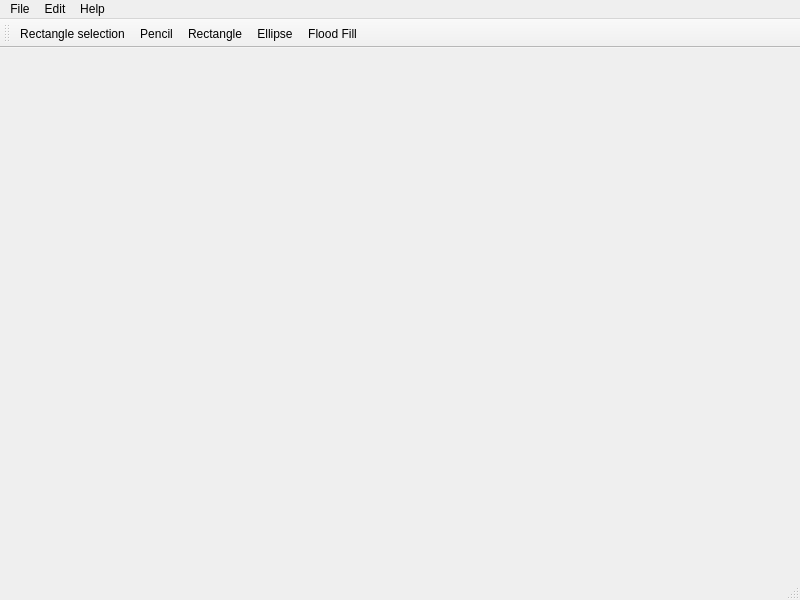
<?xml version="1.0" encoding="UTF-8"?>
<ui version="4.0">
 <class>MainWindow</class>
 <widget class="QMainWindow" name="MainWindow">
  <property name="geometry">
   <rect>
    <x>0</x>
    <y>0</y>
    <width>800</width>
    <height>600</height>
   </rect>
  </property>
  <property name="windowTitle">
   <string>SpriteEditor</string>
  </property>
  <widget class="QWidget" name="centralwidget">
   <widget class="QWidget" name="verticalLayoutWidget">
    <property name="geometry">
     <rect>
      <x>2</x>
      <y>120</y>
      <width>791</width>
      <height>311</height>
     </rect>
    </property>
    <layout class="QVBoxLayout" name="verticalLayout0">
     <property name="spacing">
      <number>1</number>
     </property>
     <property name="sizeConstraint">
      <enum>QLayout::SizeConstraint::SetMaximumSize</enum>
     </property>
     <property name="leftMargin">
      <number>1</number>
     </property>
     <property name="topMargin">
      <number>1</number>
     </property>
     <property name="rightMargin">
      <number>1</number>
     </property>
     <property name="bottomMargin">
      <number>1</number>
     </property>
     <item>
      <layout class="QHBoxLayout" name="horizontalLayout0"/>
     </item>
    </layout>
   </widget>
  </widget>
  <widget class="QMenuBar" name="menubar">
   <property name="geometry">
    <rect>
     <x>0</x>
     <y>0</y>
     <width>800</width>
     <height>21</height>
    </rect>
   </property>
   <widget class="QMenu" name="menuFile">
    <property name="title">
     <string>File</string>
    </property>
    <addaction name="actionNew"/>
    <addaction name="separator"/>
    <addaction name="actionOpen"/>
    <addaction name="actionSave"/>
    <addaction name="actionSave_As"/>
    <addaction name="separator"/>
    <addaction name="actionQuit"/>
   </widget>
   <widget class="QMenu" name="menuEdit">
    <property name="title">
     <string>Edit</string>
    </property>
    <addaction name="actionUndo"/>
    <addaction name="separator"/>
    <addaction name="actionCut"/>
    <addaction name="separator"/>
    <addaction name="actionCopy"/>
    <addaction name="actionPaste"/>
   </widget>
   <widget class="QMenu" name="menuHelp">
    <property name="title">
     <string>Help</string>
    </property>
    <addaction name="actionAbout_SpriteEditor"/>
   </widget>
   <addaction name="menuFile"/>
   <addaction name="menuEdit"/>
   <addaction name="menuHelp"/>
  </widget>
  <widget class="QStatusBar" name="statusbar"/>
  <widget class="QToolBar" name="toolBar">
   <property name="windowTitle">
    <string>toolBar</string>
   </property>
   <attribute name="toolBarArea">
    <enum>TopToolBarArea</enum>
   </attribute>
   <attribute name="toolBarBreak">
    <bool>false</bool>
   </attribute>
   <addaction name="actionSelection_rect"/>
   <addaction name="actionPencil"/>
   <addaction name="actionRectangle"/>
   <addaction name="actionEllipse"/>
   <addaction name="actionFill"/>
  </widget>
  <action name="actionNew">
   <property name="text">
    <string>New</string>
   </property>
  </action>
  <action name="actionOpen">
   <property name="text">
    <string>Open</string>
   </property>
  </action>
  <action name="actionSave">
   <property name="text">
    <string>Save</string>
   </property>
  </action>
  <action name="actionSave_As">
   <property name="text">
    <string>Save As</string>
   </property>
  </action>
  <action name="actionQuit">
   <property name="text">
    <string>Quit</string>
   </property>
  </action>
  <action name="actionPencil">
   <property name="checkable">
    <bool>true</bool>
   </property>
   <property name="icon">
    <iconset resource="spriteeditor.qrc">
     <normaloff>:/icons/layer-shape-polyline.png</normaloff>:/icons/layer-shape-polyline.png</iconset>
   </property>
   <property name="text">
    <string>Pencil</string>
   </property>
   <property name="toolTip">
    <string>Pencil</string>
   </property>
   <property name="menuRole">
    <enum>QAction::MenuRole::NoRole</enum>
   </property>
  </action>
  <action name="actionRectangle">
   <property name="checkable">
    <bool>true</bool>
   </property>
   <property name="icon">
    <iconset resource="spriteeditor.qrc">
     <normaloff>:/icons/layer-shape.png</normaloff>:/icons/layer-shape.png</iconset>
   </property>
   <property name="text">
    <string>Rectangle</string>
   </property>
   <property name="menuRole">
    <enum>QAction::MenuRole::NoRole</enum>
   </property>
  </action>
  <action name="actionEllipse">
   <property name="checkable">
    <bool>true</bool>
   </property>
   <property name="icon">
    <iconset resource="spriteeditor.qrc">
     <normaloff>:/icons/layer-shape-ellipse.png</normaloff>:/icons/layer-shape-ellipse.png</iconset>
   </property>
   <property name="text">
    <string>Ellipse</string>
   </property>
   <property name="menuRole">
    <enum>QAction::MenuRole::NoRole</enum>
   </property>
  </action>
  <action name="actionUndo">
   <property name="text">
    <string>Undo</string>
   </property>
  </action>
  <action name="actionCut">
   <property name="text">
    <string>Cut</string>
   </property>
  </action>
  <action name="actionCopy">
   <property name="text">
    <string>Copy</string>
   </property>
  </action>
  <action name="actionPaste">
   <property name="text">
    <string>Paste</string>
   </property>
  </action>
  <action name="actionAbout_SpriteEditor">
   <property name="text">
    <string>About SpriteEditor</string>
   </property>
  </action>
  <action name="actionSelection_rect">
   <property name="checkable">
    <bool>true</bool>
   </property>
   <property name="icon">
    <iconset resource="spriteeditor.qrc">
     <normaloff>:/icons/rectangle_select.png</normaloff>:/icons/rectangle_select.png</iconset>
   </property>
   <property name="text">
    <string>Rectangle selection</string>
   </property>
   <property name="menuRole">
    <enum>QAction::MenuRole::NoRole</enum>
   </property>
  </action>
  <action name="actionFill">
   <property name="checkable">
    <bool>true</bool>
   </property>
   <property name="icon">
    <iconset resource="spriteeditor.qrc">
     <normaloff>:/icons/FloodFillIcon.png</normaloff>:/icons/FloodFillIcon.png</iconset>
   </property>
   <property name="text">
    <string>Flood Fill</string>
   </property>
   <property name="menuRole">
    <enum>QAction::MenuRole::NoRole</enum>
   </property>
  </action>
 </widget>
 <resources>
  <include location="spriteeditor.qrc"/>
 </resources>
 <connections>
  <connection>
   <sender>actionQuit</sender>
   <signal>triggered()</signal>
   <receiver>MainWindow</receiver>
   <slot>close()</slot>
   <hints>
    <hint type="sourcelabel">
     <x>-1</x>
     <y>-1</y>
    </hint>
    <hint type="destinationlabel">
     <x>399</x>
     <y>299</y>
    </hint>
   </hints>
  </connection>
 </connections>
</ui>
